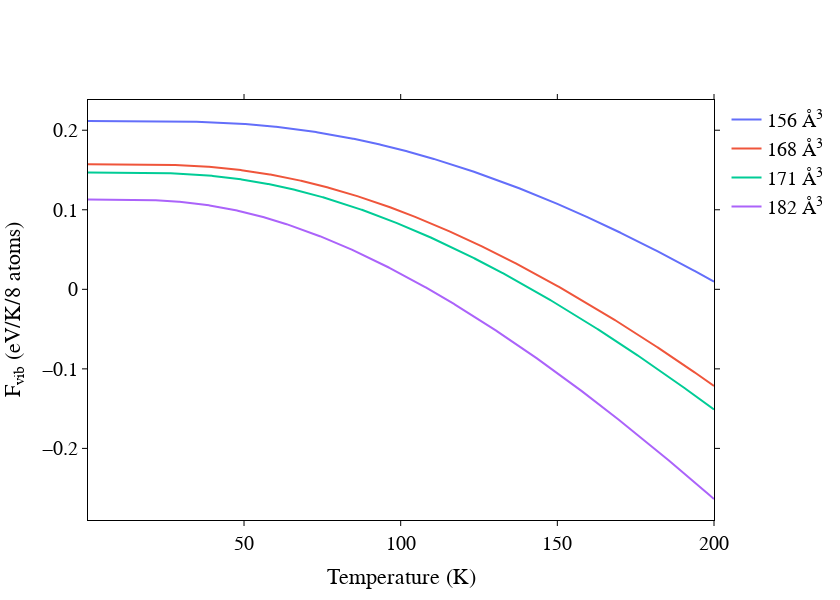
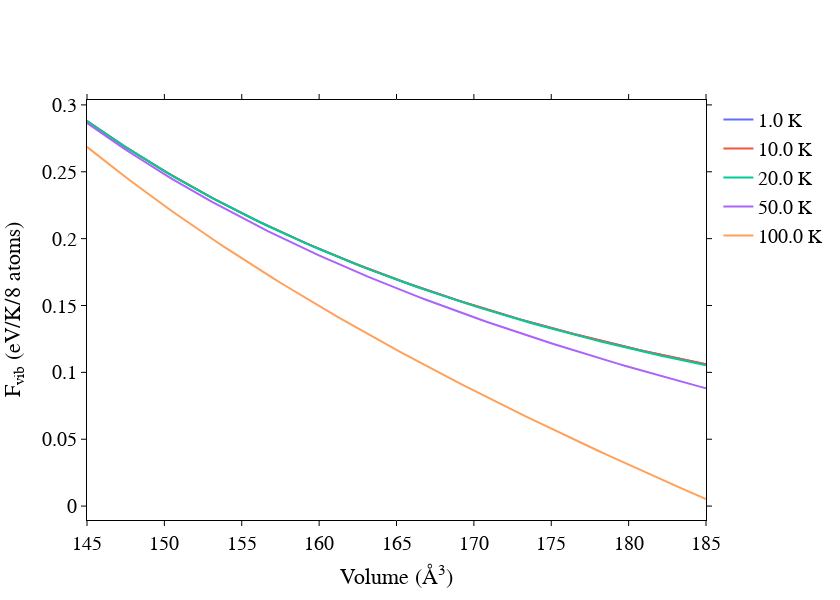

Notebook source saved alongside these figures, in order:
### Code cell
f_t_fig.show()
f_v_fig.show()
